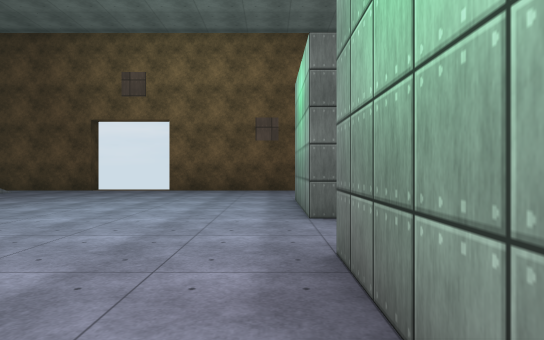
[1] (above)

19 first-person views from a walk through a scene from a Unity 3-D project. The camera is 1.3 m above the floor, looks level and sees 75° across. The floor is counted in squares, 2 m on a side. Each view is taken from the middle of a square. On the plan, view 1 faces up. The plan holds only what a view shows up to about 10 squares ahead; the rest is blank. Surface patterns are stand-ins for the level's own textures.

[2]
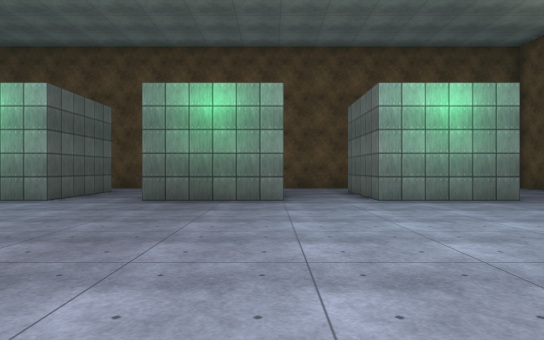

[3]
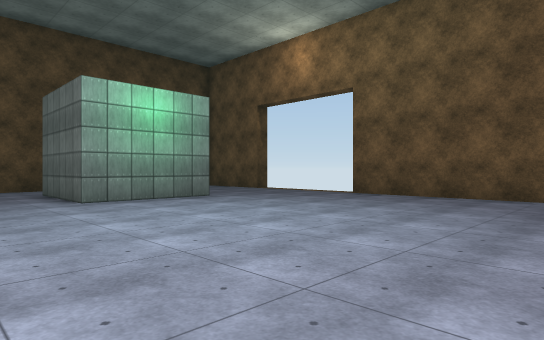

[4]
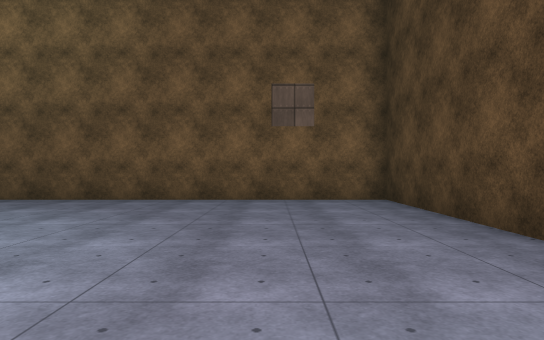

[5]
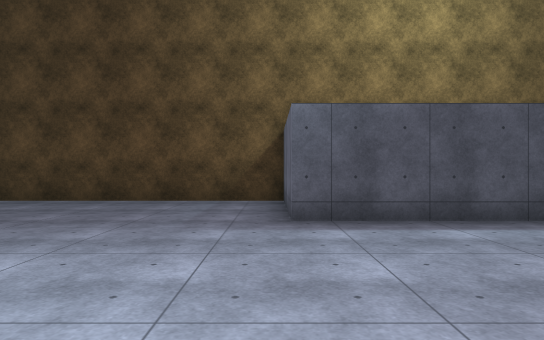

[6]
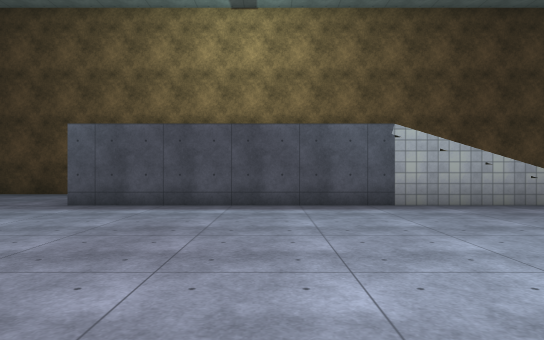

[7]
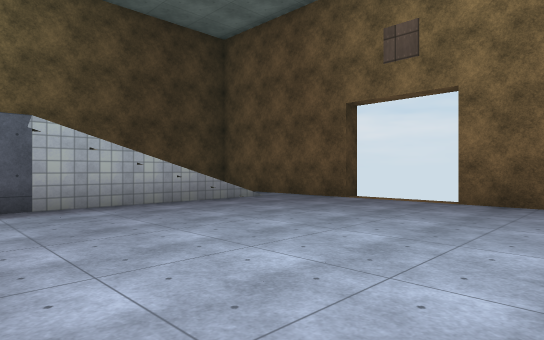

[8]
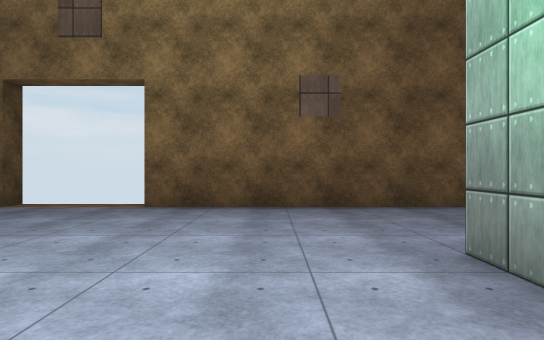

[9]
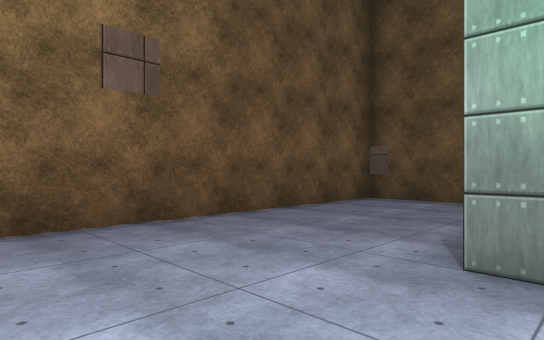

[10]
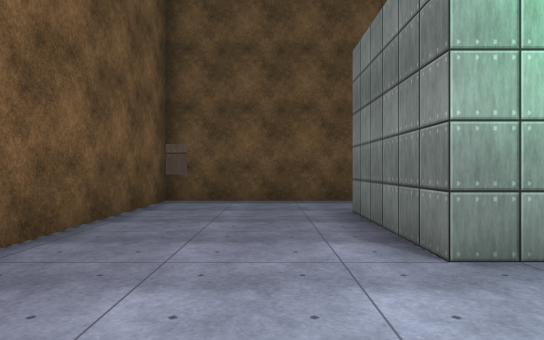

[11]
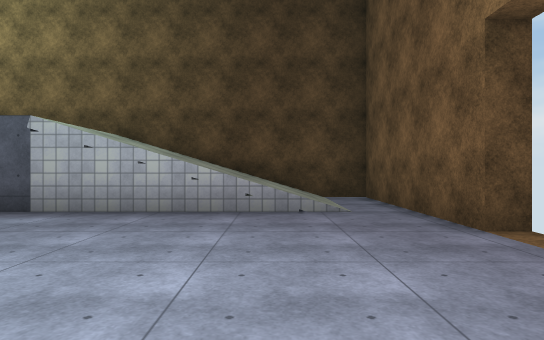

[12]
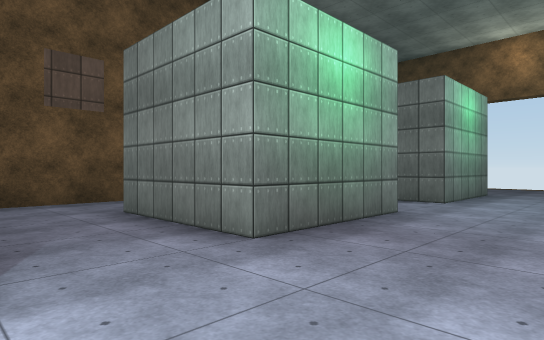

[13]
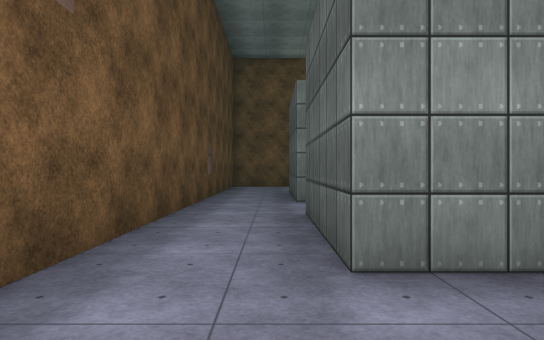

[14]
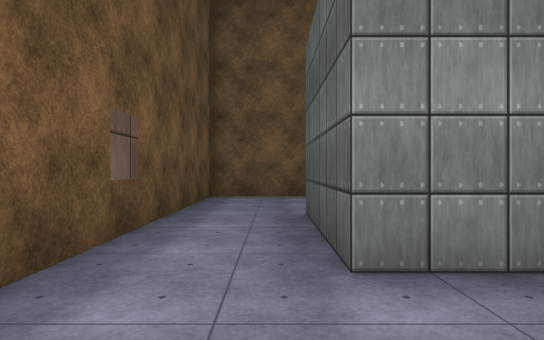

[15]
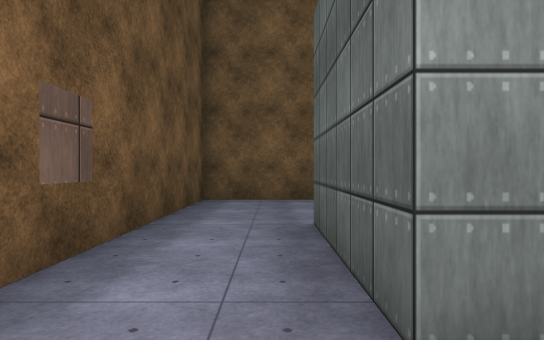

[16]
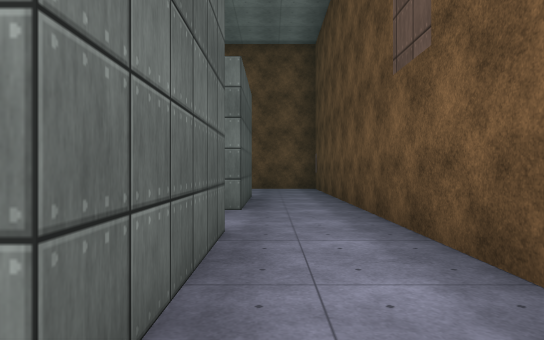

[17]
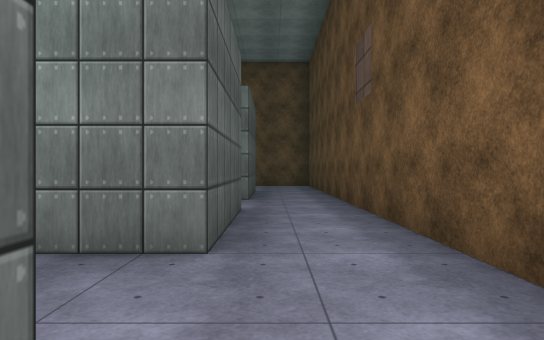

[18]
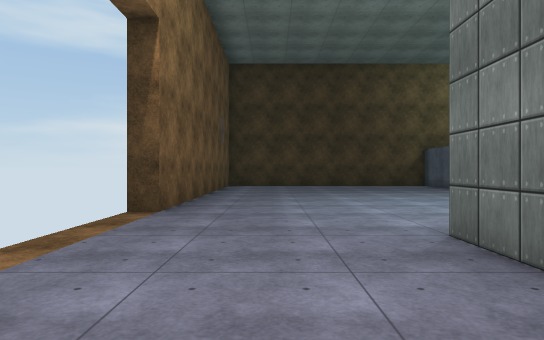

[19]
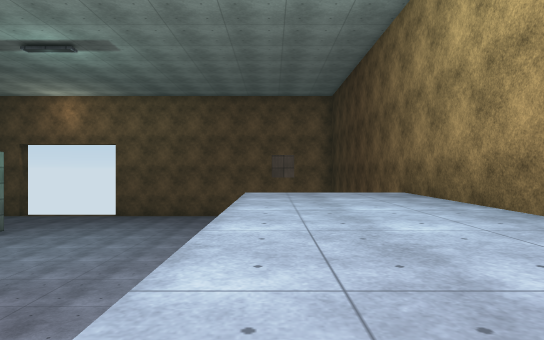

### Floor plan
Key: @ floor where view 1 was taken; # wall or solid block; x gap in a wall; . main floor; : floor 3 m higher than the main floor; / step, stairs or slope.
Columns run from 11 left of view 1 to 6 right of it. Each row starts with its distance up from view 1.
 12 #####x  x#########
 11 #................#
 10 #///.............#
  9 #///.............#
  8 #///.............#
  7 #///........###..#
  6 #///........###..#
  5 #:::........###..#
  4 #:::.............#
  3 #:::.............#
  2 #:::........###..#
  1 #:::........###..#
  0 #:::.......@###..#
 -1 #................#
 -2 #................#
 -3 #...........###..#
 -4 #...........###..#
 -5 #...........###..#
 -6 #................#
 -7 #................#
 -8 #................#
 -9 ##########....####

Where each view was taken, in squares from view 1:
view 1: 0 up, 0 right, facing up
view 2: 0 up, 7 left, facing right
view 3: 0 up, 7 left, facing down-right
view 4: 1 down, 8 left, facing down
view 5: 1 down, 3 left, facing left
view 6: 3 up, 1 left, facing left
view 7: 4 up, 1 left, facing up-left
view 8: 5 up, 1 left, facing up
view 9: 7 up, 2 left, facing up-right
view 10: 9 up, 2 left, facing right
view 11: 9 up, 2 left, facing left
view 12: 5 up, 2 left, facing down-right
view 13: 5 up, 4 right, facing down
view 14: 0 up, 4 right, facing down
view 15: 1 down, 4 right, facing down
view 16: 1 down, 4 right, facing up
view 17: 3 down, 4 right, facing up
view 18: 7 down, 4 right, facing left
view 19: 6 up, 8 left, facing down
